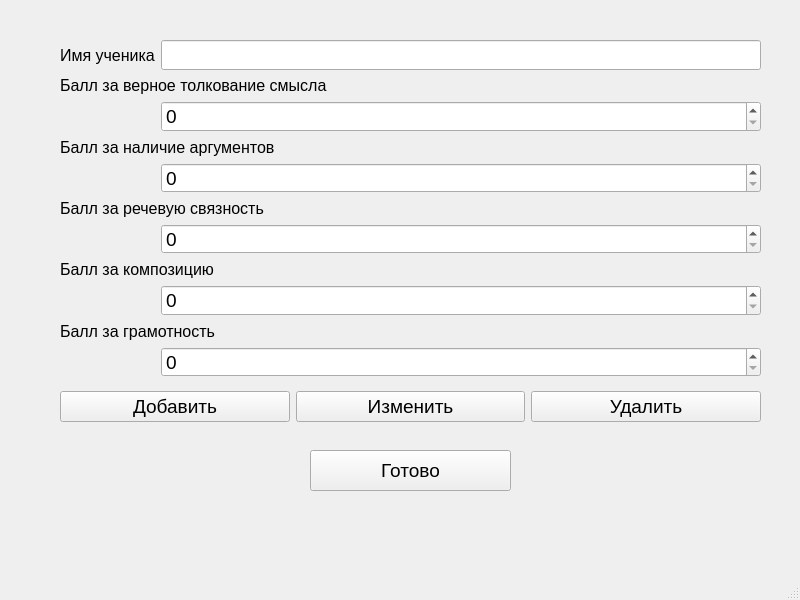
<?xml version="1.0" encoding="UTF-8"?>
<ui version="4.0">
 <class>MainWindow</class>
 <widget class="QMainWindow" name="MainWindow">
  <property name="geometry">
   <rect>
    <x>0</x>
    <y>0</y>
    <width>800</width>
    <height>600</height>
   </rect>
  </property>
  <property name="font">
   <font>
    <pointsize>14</pointsize>
   </font>
  </property>
  <property name="windowTitle">
   <string>MainWindow</string>
  </property>
  <widget class="QWidget" name="centralwidget">
   <widget class="QWidget" name="layoutWidget">
    <property name="geometry">
     <rect>
      <x>60</x>
      <y>40</y>
      <width>701</width>
      <height>337</height>
     </rect>
    </property>
    <layout class="QFormLayout" name="formLayout">
     <item row="0" column="0">
      <widget class="QLabel" name="label">
       <property name="font">
        <font>
         <pointsize>12</pointsize>
        </font>
       </property>
       <property name="text">
        <string>Имя ученика</string>
       </property>
      </widget>
     </item>
     <item row="0" column="1">
      <widget class="QLineEdit" name="name_edit"/>
     </item>
     <item row="2" column="1">
      <widget class="QSpinBox" name="understand_meaning_point_spin">
       <property name="maximum">
        <number>1</number>
       </property>
      </widget>
     </item>
     <item row="3" column="0" colspan="2">
      <widget class="QLabel" name="label_3">
       <property name="font">
        <font>
         <pointsize>12</pointsize>
        </font>
       </property>
       <property name="text">
        <string>Балл за наличие аргументов</string>
       </property>
      </widget>
     </item>
     <item row="4" column="1">
      <widget class="QSpinBox" name="argument_point_spin">
       <property name="maximum">
        <number>3</number>
       </property>
      </widget>
     </item>
     <item row="5" column="0" colspan="2">
      <widget class="QLabel" name="label_4">
       <property name="font">
        <font>
         <pointsize>12</pointsize>
        </font>
       </property>
       <property name="text">
        <string>Балл за речевую связность</string>
       </property>
      </widget>
     </item>
     <item row="6" column="1">
      <widget class="QSpinBox" name="subsequence_point_spin">
       <property name="maximum">
        <number>2</number>
       </property>
      </widget>
     </item>
     <item row="7" column="0" colspan="2">
      <widget class="QLabel" name="label_5">
       <property name="font">
        <font>
         <pointsize>12</pointsize>
        </font>
       </property>
       <property name="text">
        <string>Балл за композицию</string>
       </property>
      </widget>
     </item>
     <item row="8" column="1">
      <widget class="QSpinBox" name="composition_point_spin">
       <property name="maximum">
        <number>1</number>
       </property>
      </widget>
     </item>
     <item row="9" column="0" colspan="2">
      <widget class="QLabel" name="label_6">
       <property name="font">
        <font>
         <pointsize>12</pointsize>
        </font>
       </property>
       <property name="text">
        <string>Балл за грамотность</string>
       </property>
      </widget>
     </item>
     <item row="10" column="1">
      <widget class="QSpinBox" name="grammer_point_spin">
       <property name="maximum">
        <number>10</number>
       </property>
      </widget>
     </item>
     <item row="1" column="0" colspan="2">
      <widget class="QLabel" name="label_2">
       <property name="font">
        <font>
         <pointsize>12</pointsize>
        </font>
       </property>
       <property name="text">
        <string>Балл за верное толкование смысла</string>
       </property>
      </widget>
     </item>
    </layout>
   </widget>
   <widget class="QWidget" name="layoutWidget">
    <property name="geometry">
     <rect>
      <x>60</x>
      <y>390</y>
      <width>701</width>
      <height>33</height>
     </rect>
    </property>
    <layout class="QHBoxLayout" name="horizontalLayout">
     <item>
      <widget class="QPushButton" name="add_btn">
       <property name="text">
        <string>Добавить</string>
       </property>
      </widget>
     </item>
     <item>
      <widget class="QPushButton" name="change_btn">
       <property name="text">
        <string>Изменить</string>
       </property>
      </widget>
     </item>
     <item>
      <widget class="QPushButton" name="delete_btn">
       <property name="text">
        <string>Удалить</string>
       </property>
      </widget>
     </item>
    </layout>
   </widget>
   <widget class="QPushButton" name="ok_btn">
    <property name="geometry">
     <rect>
      <x>310</x>
      <y>450</y>
      <width>201</width>
      <height>41</height>
     </rect>
    </property>
    <property name="text">
     <string>Готово</string>
    </property>
   </widget>
  </widget>
  <widget class="QMenuBar" name="menubar">
   <property name="geometry">
    <rect>
     <x>0</x>
     <y>0</y>
     <width>800</width>
     <height>21</height>
    </rect>
   </property>
  </widget>
  <widget class="QStatusBar" name="statusbar"/>
 </widget>
 <resources/>
 <connections/>
</ui>
